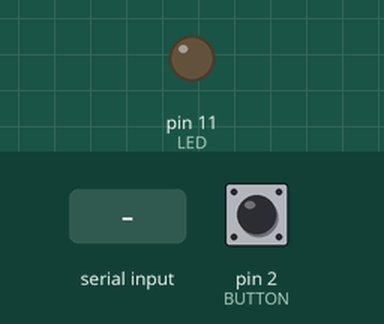
Simulated run of this sketch. Board: Arduino Uno, built with avr-gcc and run on an emulated ATmega328P. On the bench: output pins drawn as LEDs (lit = HIGH). Inputs (shaded band) come from the test bench; at power-on: pin 2 (BUTTON) LOW. What the sketch prints to the serial monitor is not drawn.

Above: at 1.2 s.
1.3 s: pin 2 (BUTTON) pulled HIGH for 0.15 s
2.9 s: pin 2 (BUTTON) pulled HIGH for 1 s
5.4 s: pin 2 (BUTTON) driven HIGH
8.4 s: "K" received over Serial
At 9.6 s:
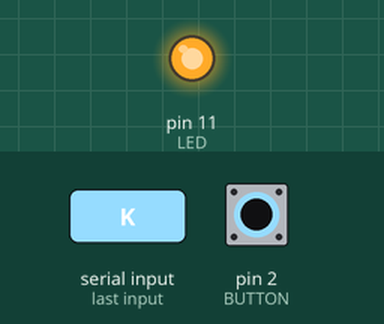
9.9 s: pin 2 (BUTTON) driven LOW
At 10.6 s:
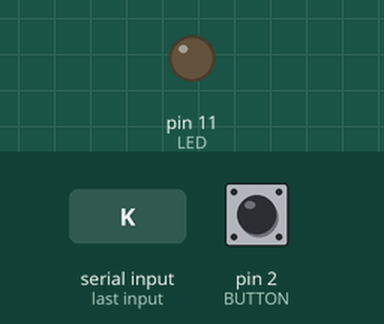
11.4 s: pin 2 (BUTTON) pulsed HIGH 2 times (0.12 s each, 0.3 s apart)
Timing chart, 0 to 14.4 s (numbered marks = the images above; inputs shaded):
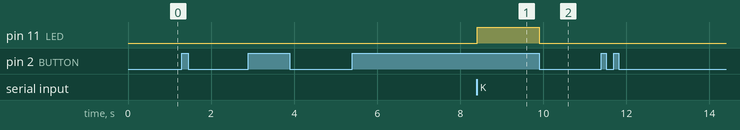

Measured:
- after the input at 1.3 s, every drawn part: stays the same
- after the input at 2.9 s, every drawn part: stays the same
- after the input at 5.4 s, every drawn part: stays the same
- after the input at 8.4 s, pin 11 (LED): LOW → HIGH at once
- after the input at 9.9 s, pin 11 (LED): HIGH → LOW at once
- after the input at 11.4 s, every drawn part: stays the same

The sketch:

BWSN_Doorbell_Button.ino
```cpp
int BUTTON = 2;
int LED = 11;

bool testLEDState = false;

void setup() {
  pinMode(BUTTON, INPUT);
  pinMode(LED, OUTPUT);
  Serial.begin(9600);
}

void loop() {
  // put your main code here, to run repeatedly:
  if (digitalRead(BUTTON) == HIGH) {
    Serial.print('D');
    delay(10);
  }

  if (Serial.available() > 0) {
    if (Serial.read() == 'K') {
      digitalWrite(LED, HIGH);
    }
  }

  if (digitalRead(BUTTON) == LOW) {
    digitalWrite(LED, LOW);
  }
}
```
